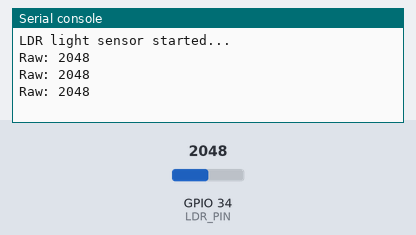
Recording of a program running on a simulated ESP32 board running MicroPython. Parts: the last lines printed to the serial console. Inputs (shaded band) come from the test bench; at power-on: GPIO 34 (LDR_PIN) = 2048 (analog values on the 0–4095 scale).

Above: at 1.2 s.
1.3 s: GPIO 34 (LDR_PIN) set to 2866
At 1.9 s:
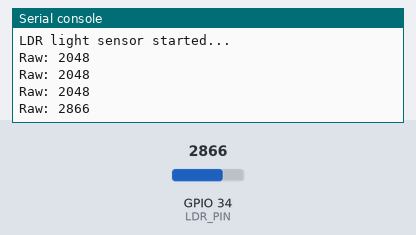
2.8 s: GPIO 34 (LDR_PIN) set to 3603
At 3.3 s:
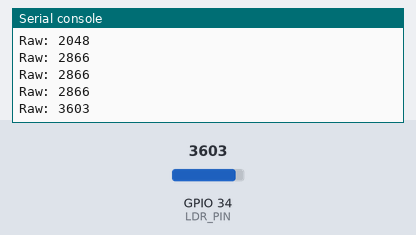
Timing chart, 0 to 5.8 s (numbered marks = the images above; inputs shaded):
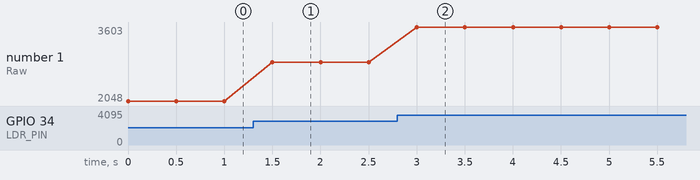

Measured:
- after the input at 1.3 s, the serial console: prints a new line after 0.20 s (image 1)
- after the input at 2.8 s, the serial console: prints a new line after 0.20 s (image 2)
- plotted number 1: 2048 → 2866 after the input at 1.3 s, 2866 → 3603 after the input at 2.8 s

The program:

main.py
```python
from machine import Pin, ADC
import time

LDR_PIN = 34
READ_INTERVAL_SEC = 0.5

def main():
    adc = ADC(Pin(LDR_PIN))
    adc.atten(ADC.ATTN_11DB)
    adc.width(ADC.WIDTH_12BIT)

    print("LDR light sensor started...")

    while True:
        value = adc.read() #0-4095
        print(f"Raw: {value}")
        time.sleep(READ_INTERVAL_SEC)

if __name__ == "__main__":
    try:
        main()
    except KeyboardInterrupt:
        print("Stopped by user")

# Sensor: GL5516
# LDR — Light Dependent Resistor
# 4095 - light
# 0 - dark
```
